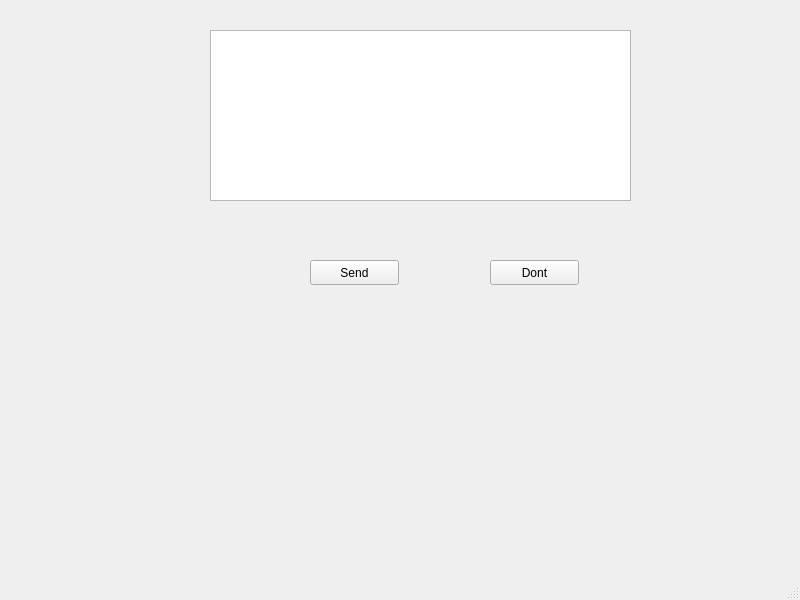
<?xml version="1.0" encoding="UTF-8"?>
<ui version="4.0">
 <class>MainWindow</class>
 <widget class="QMainWindow" name="MainWindow">
  <property name="geometry">
   <rect>
    <x>0</x>
    <y>0</y>
    <width>800</width>
    <height>600</height>
   </rect>
  </property>
  <property name="windowTitle">
   <string>MainWindow</string>
  </property>
  <widget class="QWidget" name="centralwidget">
   <widget class="QTextEdit" name="textEdit">
    <property name="geometry">
     <rect>
      <x>210</x>
      <y>30</y>
      <width>421</width>
      <height>171</height>
     </rect>
    </property>
   </widget>
   <widget class="QPushButton" name="Send">
    <property name="geometry">
     <rect>
      <x>310</x>
      <y>260</y>
      <width>89</width>
      <height>25</height>
     </rect>
    </property>
    <property name="text">
     <string>Send</string>
    </property>
   </widget>
   <widget class="QPushButton" name="Dont">
    <property name="geometry">
     <rect>
      <x>490</x>
      <y>260</y>
      <width>89</width>
      <height>25</height>
     </rect>
    </property>
    <property name="text">
     <string>Dont</string>
    </property>
   </widget>
  </widget>
  <widget class="QMenuBar" name="menubar">
   <property name="geometry">
    <rect>
     <x>0</x>
     <y>0</y>
     <width>800</width>
     <height>22</height>
    </rect>
   </property>
  </widget>
  <widget class="QStatusBar" name="statusbar"/>
 </widget>
 <resources/>
 <connections/>
</ui>
